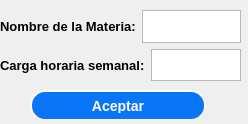
<?xml version="1.0" encoding="UTF-8"?>
<ui version="4.0">
 <class>SubjectInputDialog</class>
 <widget class="QDialog" name="SubjectInputDialog">
  <property name="geometry">
   <rect>
    <x>0</x>
    <y>0</y>
    <width>248</width>
    <height>124</height>
   </rect>
  </property>
  <property name="windowTitle">
   <string>Dialog</string>
  </property>
  <widget class="QPushButton" name="txtAccept">
   <property name="geometry">
    <rect>
     <x>10</x>
     <y>200</y>
     <width>379</width>
     <height>25</height>
    </rect>
   </property>
   <property name="text">
    <string>Aceptar</string>
   </property>
  </widget>
  <widget class="QPushButton" name="btnAccept">
   <property name="geometry">
    <rect>
     <x>30</x>
     <y>90</y>
     <width>176</width>
     <height>31</height>
    </rect>
   </property>
   <property name="styleSheet">
    <string notr="true">QPushButton {
      background-color: rgb(11, 117, 250);
	  border-style: outset;
	  border-width: 2px;
	  border-radius: 15px;
	  border-color: beige;
	  font: bold 14px;
	  color: white;
	  min-width: 10em;
	  padding: 6px;
 }


QPushButton:hover:!pressed
{
      background-color: rgb(3, 7, 128);
	  border-style: outset;
	  border-width: 2px;
	  border-radius: 15px;
	  border-color: beige;
	  font: bold 14px;
	  color: white;
	  min-width: 10em;
	  padding: 6px;
}
</string>
   </property>
   <property name="text">
    <string>Aceptar</string>
   </property>
  </widget>
  <widget class="QWidget" name="layoutWidget">
   <property name="geometry">
    <rect>
     <x>0</x>
     <y>10</y>
     <width>241</width>
     <height>71</height>
    </rect>
   </property>
   <layout class="QVBoxLayout" name="verticalLayout">
    <item>
     <layout class="QHBoxLayout" name="horizontalLayout">
      <item>
       <widget class="QLabel" name="label">
        <property name="styleSheet">
         <string notr="true">font: bold 13px;</string>
        </property>
        <property name="text">
         <string>Nombre de la Materia:</string>
        </property>
       </widget>
      </item>
      <item>
       <widget class="QTextEdit" name="txtName"/>
      </item>
     </layout>
    </item>
    <item>
     <layout class="QHBoxLayout" name="horizontalLayout_2">
      <item>
       <widget class="QLabel" name="label_2">
        <property name="styleSheet">
         <string notr="true">font: bold 13px;</string>
        </property>
        <property name="text">
         <string>Carga horaria semanal:</string>
        </property>
       </widget>
      </item>
      <item>
       <widget class="QTextEdit" name="txtLoad"/>
      </item>
     </layout>
    </item>
   </layout>
  </widget>
 </widget>
 <resources/>
 <connections/>
</ui>
